Frame 1 (no input): blank canvas, image omitted
Frame 60 (the mouse pressed at the canvas centre just before this capture): blank canvas, image omitted
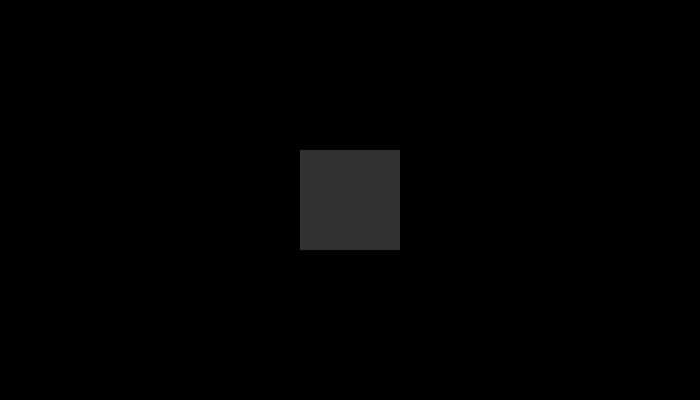
Frame 120 (the mouse held since frame 60 and released just before this capture)

The Processing sketch whose frames 1 and 60 were blank and that drew this single picture after the mouse press (run headless with seeded random() and noise(); from frame 60 on, the mouse is pressed at the canvas centre):

// Processing sketch: processing_36601
// ── processing_36601.pde

int numRect = 0;
float x = 100;
float y = 100;
float moved = 200.0;

float[] rectXps = new float[0];
float[] rectYps = new float[0];
float[] yOffset = new float[0];

void setup() {
  size(700, 400);
  background(0);
  noStroke();
  fill(255, 50);
  smooth();
}

void draw() {

  int i = 0;
  background(0);
  while (i < numRect) {
    rectMode(CENTER);
    if (i<numRect-1) {
      rect((rectXps[i]+(mouseX-width/2)*(rectYps[i]/moved)), rectYps[i]+sin((frameCount+rectYps[i])/50.0)*100, (rectYps[i]/2.0), (rectYps[i]/2.0));
    }
    else {
      rect(rectXps[i], rectYps[i], (rectYps[i]/2.0), (rectYps[i]/2.0));
    }
      //    rectXps[i] = rectXps[i];
      i=i+1;
    }
  }

  void mousePressed() {
    numRect = numRect + 1;

    rectXps = expand(rectXps, numRect);
    rectYps = expand(rectYps, numRect);
    yOffset = expand(yOffset, numRect);

    rectXps[numRect-1] = mouseX;
    rectYps[numRect-1] = mouseY;
    yOffset[numRect-1] = random(100);
  }

  //void mouseMoved() {
  //  int i = 0;
  //  while (i < numRect) {
  //
  //    i=i+1;
  //  }
  //}
